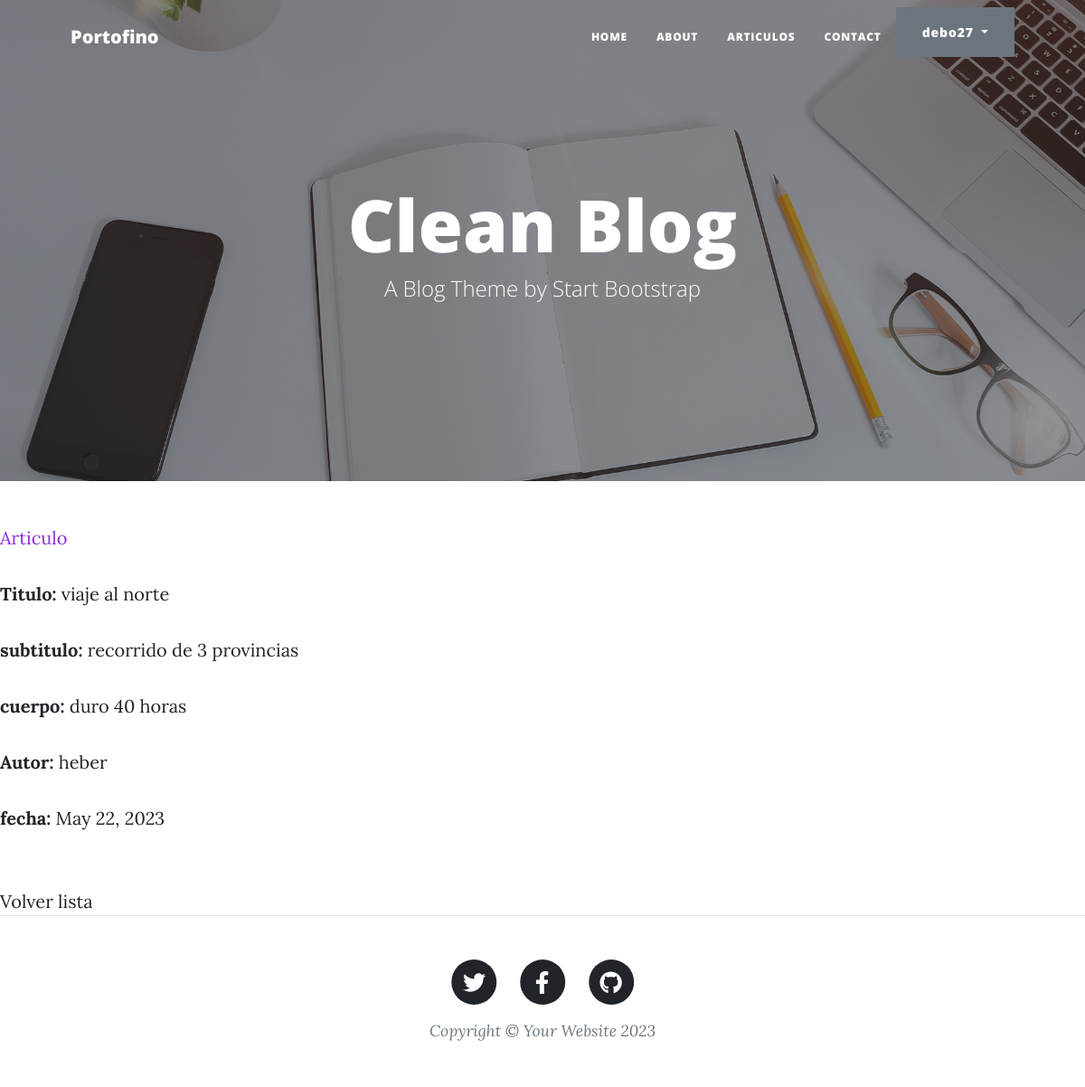
The page /AppBlog/ariculo/2/ (signed in) on the database its author committed.
### AppBlog/models.py (models this page shows)
class Articulo(models.Model):
    titulo = models.CharField(max_length=64)
    subtitulo= models.CharField(max_length=150)
    cuerpo= models.TextField()
    Autor = models.CharField(max_length=64)
    fecha= models.DateField(null=True)
    creador = models.ForeignKey(User, on_delete=models.SET_NULL, null=True)

### AppBlog/views.py (the view)
# urls.py: path('ariculo/<int:pk>/', views.ArticuloDetailView.as_view(), name="articulo"),
class ArticuloDetailView(LoginRequiredMixin, DetailView):
   model = Articulo
   success_url = reverse_lazy('ListaArticulos')

### AppBlog/templates/AppBlog/articulo_detail.html
{% extends "AppBlog/padre.html" %}
{% load static %}
{% block contenidoQueCambia %}
    <p style="color:blueviolet"> Articulo </p>
    <p>
        <strong>Titulo:</strong> {{object.titulo}}
       </p>
       <p>
        <strong>subtitulo:</strong> {{object.subtitulo}}
       </p>
       <p>
        <strong>cuerpo:</strong> {{object.cuerpo}}
       </p>
       <p>
        <strong>Autor:</strong> {{object.Autor}}
       </p>
       <p>
        <strong>fecha:</strong> {{object.fecha}}
    </p>
    <br>
    <a href="{% url 'ListaArticulos' %}">Volver lista</a>
{% endblock %}

### AppBlog/templates/AppBlog/padre.html (shortened to what this page needs)
{% load static %}
<!DOCTYPE html>
<html lang="en">
    <head>
        {% load static %}
        <link href="{% static 'css/styles.css' %}" rel="stylesheet" />
    </head>
    <body>
        <nav class="navbar navbar-expand-lg navbar-light" id="mainNav">
            <div class="container px-4 px-lg-5">
                <a class="navbar-brand" href="{% url 'home' %}">Portofino</a>
                <div class="collapse navbar-collapse" id="navbarResponsive">
                    <ul class="navbar-nav ms-auto py-4 py-lg-0">
                        <li class="nav-item"><a class="nav-link px-lg-3 py-3 py-lg-4" href="{% url 'home' %}">Home</a></li>
                        <li class="nav-item"><a class="nav-link px-lg-3 py-3 py-lg-4" href="{% url 'about' %}">About</a></li>
                        <li class="nav-item"><a class="nav-link px-lg-3 py-3 py-lg-4" href="{% url 'ListaArticulos' %}">Articulos</a></li>
                        <li class="nav-item"><a class="nav-link px-lg-3 py-3 py-lg-4" href="contact.html">Contact</a></li>
                        {% if user.is_authenticated %}
                        <div class="dropdown">
                            <button class="btn btn-secondary dropdown-toggle" type="button" id="dropdownMenuButton1" data-bs-toggle="dropdown" aria-expanded="false">
                                <div style="display: inline-flex;">
                                    <span>{{ user.username }}</span>
                                </div>
                            </button>
                            </div>
                        </div>
                        {% else %}
                        <li class="nav-item"><a type="button" class="btn btn-dark" href="{% url 'login' %}">Iniciar Sesion</a></li>
                        <li class="nav-item"><a type="button" class="btn btn-primary" href="{% url 'registro' %}">Registrarme</a></li>
                        {% endif %}
                </div>
        </nav>
        <header class="masthead" style="background-image: url('assets/img/home-bg.jpg')">
            <div class="container position-relative px-4 px-lg-5">
                <div class="row gx-4 gx-lg-5 justify-content-center">
                    <div class="col-md-10 col-lg-8 col-xl-7">
                        <div class="site-heading">
                            <h1>Clean Blog</h1>
                            <span class="subheading">A Blog Theme by Start Bootstrap</span>
                        </div>
                    </div>
                </div>
            </div>
        </header>
        {% block contenidoQueCambia %}
        {% endblock %}
        <footer class="border-top">
            <div class="container px-4 px-lg-5">
                <div class="row gx-4 gx-lg-5 justify-content-center">
                    <div class="col-md-10 col-lg-8 col-xl-7">
                        <ul class="list-inline text-center">
                            <li class="list-inline-item">
                                <a href="#!">
                                    <span class="fa-stack fa-lg">
                                        <i class="fas fa-circle fa-stack-2x"></i>
                                        <i class="fab fa-twitter fa-stack-1x fa-inverse"></i>
                                    </span>
                                </a>
                            </li>
                            <li class="list-inline-item">
                                <a href="#!">
                                    <span class="fa-stack fa-lg">
                                        <i class="fas fa-circle fa-stack-2x"></i>
                                        <i class="fab fa-facebook-f fa-stack-1x fa-inverse"></i>
                                    </span>
                                </a>
                            </li>
                            <li class="list-inline-item">
                                <a href="#!">
                                    <span class="fa-stack fa-lg">
                                        <i class="fas fa-circle fa-stack-2x"></i>
                                        <i class="fab fa-github fa-stack-1x fa-inverse"></i>
                                    </span>
                                </a>
                            </li>
                        </ul>
                        <div class="small text-center text-muted fst-italic">Copyright &copy; Your Website 2023</div>
                    </div>
                </div>
            </div>
        </footer>
    </body>
</html>

### rows shown on the page
Articulo: titulo "viaje al norte", subtitulo "recorrido de 3 provincias", cuerpo "duro 40 horas", Autor "heber", fecha "May 22, 2023"

### other values the page prints
{{ user.username }} "debo27"
